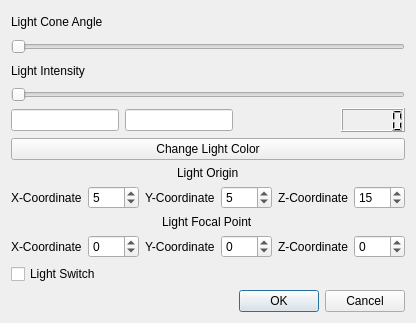
<?xml version="1.0" encoding="UTF-8"?>
<ui version="4.0">
 <class>Edit_Light</class>
 <widget class="QDialog" name="Edit_Light">
  <property name="enabled">
   <bool>true</bool>
  </property>
  <property name="geometry">
   <rect>
    <x>0</x>
    <y>0</y>
    <width>390</width>
    <height>323</height>
   </rect>
  </property>
  <property name="windowTitle">
   <string>Edit Light</string>
  </property>
  <layout class="QGridLayout" name="gridLayout">
   <item row="2" column="0">
    <widget class="QDialogButtonBox" name="buttonBox">
     <property name="orientation">
      <enum>Qt::Horizontal</enum>
     </property>
     <property name="standardButtons">
      <set>QDialogButtonBox::Cancel|QDialogButtonBox::Ok</set>
     </property>
    </widget>
   </item>
   <item row="0" column="0">
    <layout class="QVBoxLayout" name="verticalLayout_3">
     <item>
      <layout class="QVBoxLayout" name="verticalLayout_4">
       <item>
        <widget class="QLabel" name="label_10">
         <property name="text">
          <string>Light Cone Angle</string>
         </property>
        </widget>
       </item>
       <item>
        <widget class="QSlider" name="Light_Cone_Angle">
         <property name="maximum">
          <number>90</number>
         </property>
         <property name="orientation">
          <enum>Qt::Horizontal</enum>
         </property>
        </widget>
       </item>
      </layout>
     </item>
     <item>
      <layout class="QVBoxLayout" name="verticalLayout_5">
       <item>
        <widget class="QLabel" name="label_9">
         <property name="text">
          <string>Light Intensity</string>
         </property>
        </widget>
       </item>
       <item>
        <widget class="QSlider" name="Light_Intensity">
         <property name="maximum">
          <number>100</number>
         </property>
         <property name="orientation">
          <enum>Qt::Horizontal</enum>
         </property>
        </widget>
       </item>
      </layout>
     </item>
     <item>
      <layout class="QHBoxLayout" name="horizontalLayout_4">
       <item>
        <widget class="QLineEdit" name="LightName"/>
       </item>
       <item>
        <widget class="QLineEdit" name="Test"/>
       </item>
       <item>
        <spacer name="horizontalSpacer">
         <property name="orientation">
          <enum>Qt::Horizontal</enum>
         </property>
         <property name="sizeHint" stdset="0">
          <size>
           <width>40</width>
           <height>20</height>
          </size>
         </property>
        </spacer>
       </item>
       <item>
        <widget class="QLCDNumber" name="lcdNumber">
         <property name="minimumSize">
          <size>
           <width>64</width>
           <height>24</height>
          </size>
         </property>
         <property name="maximumSize">
          <size>
           <width>64</width>
           <height>24</height>
          </size>
         </property>
        </widget>
       </item>
      </layout>
     </item>
     <item>
      <widget class="QPushButton" name="Change_Light_Color">
       <property name="text">
        <string>Change Light Color</string>
       </property>
      </widget>
     </item>
     <item>
      <layout class="QVBoxLayout" name="verticalLayout_2">
       <item alignment="Qt::AlignHCenter|Qt::AlignVCenter">
        <widget class="QLabel" name="label_8">
         <property name="text">
          <string>Light Origin</string>
         </property>
        </widget>
       </item>
       <item>
        <layout class="QHBoxLayout" name="horizontalLayout_2">
         <item>
          <widget class="QLabel" name="label_7">
           <property name="text">
            <string>X-Coordinate</string>
           </property>
          </widget>
         </item>
         <item>
          <widget class="QSpinBox" name="Light_X_Coordinate_Origin">
           <property name="minimum">
            <number>-999</number>
           </property>
           <property name="maximum">
            <number>999</number>
           </property>
           <property name="value">
            <number>5</number>
           </property>
          </widget>
         </item>
         <item>
          <widget class="QLabel" name="label_5">
           <property name="text">
            <string>Y-Coordinate</string>
           </property>
          </widget>
         </item>
         <item>
          <widget class="QSpinBox" name="Light_Y_Coordinate_Origin">
           <property name="minimum">
            <number>-999</number>
           </property>
           <property name="maximum">
            <number>999</number>
           </property>
           <property name="value">
            <number>5</number>
           </property>
          </widget>
         </item>
         <item>
          <widget class="QLabel" name="label_6">
           <property name="text">
            <string>Z-Coordinate</string>
           </property>
          </widget>
         </item>
         <item>
          <widget class="QSpinBox" name="Light_Z_Coordinate_Origin">
           <property name="minimum">
            <number>-999</number>
           </property>
           <property name="maximum">
            <number>999</number>
           </property>
           <property name="value">
            <number>15</number>
           </property>
          </widget>
         </item>
        </layout>
       </item>
      </layout>
     </item>
     <item>
      <layout class="QVBoxLayout" name="verticalLayout">
       <item alignment="Qt::AlignHCenter">
        <widget class="QLabel" name="label">
         <property name="text">
          <string>Light Focal Point</string>
         </property>
        </widget>
       </item>
       <item>
        <layout class="QHBoxLayout" name="horizontalLayout">
         <item>
          <widget class="QLabel" name="label_2">
           <property name="text">
            <string>X-Coordinate</string>
           </property>
          </widget>
         </item>
         <item>
          <widget class="QSpinBox" name="Light_X_Coordinate_Focal_Point">
           <property name="minimum">
            <number>-999</number>
           </property>
           <property name="maximum">
            <number>999</number>
           </property>
          </widget>
         </item>
         <item>
          <widget class="QLabel" name="label_3">
           <property name="text">
            <string>Y-Coordinate</string>
           </property>
          </widget>
         </item>
         <item>
          <widget class="QSpinBox" name="Light_Y_Coordinate_Focal_Point">
           <property name="minimum">
            <number>-999</number>
           </property>
           <property name="maximum">
            <number>999</number>
           </property>
          </widget>
         </item>
         <item>
          <widget class="QLabel" name="label_4">
           <property name="text">
            <string>Z-Coordinate</string>
           </property>
          </widget>
         </item>
         <item>
          <widget class="QSpinBox" name="Light_Z_Coordinate_Focal_Point">
           <property name="minimum">
            <number>-999</number>
           </property>
           <property name="maximum">
            <number>999</number>
           </property>
          </widget>
         </item>
        </layout>
       </item>
      </layout>
     </item>
    </layout>
   </item>
   <item row="1" column="0">
    <widget class="QCheckBox" name="Light_Switch">
     <property name="text">
      <string>Light Switch</string>
     </property>
     <property name="checked">
      <bool>false</bool>
     </property>
    </widget>
   </item>
  </layout>
 </widget>
 <tabstops>
  <tabstop>Change_Light_Color</tabstop>
  <tabstop>Light_X_Coordinate_Origin</tabstop>
  <tabstop>Light_Y_Coordinate_Origin</tabstop>
  <tabstop>Light_Z_Coordinate_Origin</tabstop>
  <tabstop>Light_X_Coordinate_Focal_Point</tabstop>
  <tabstop>Light_Y_Coordinate_Focal_Point</tabstop>
  <tabstop>Light_Z_Coordinate_Focal_Point</tabstop>
 </tabstops>
 <resources/>
 <connections>
  <connection>
   <sender>buttonBox</sender>
   <signal>accepted()</signal>
   <receiver>Edit_Light</receiver>
   <slot>accept()</slot>
   <hints>
    <hint type="sourcelabel">
     <x>227</x>
     <y>301</y>
    </hint>
    <hint type="destinationlabel">
     <x>157</x>
     <y>274</y>
    </hint>
   </hints>
  </connection>
  <connection>
   <sender>buttonBox</sender>
   <signal>rejected()</signal>
   <receiver>Edit_Light</receiver>
   <slot>reject()</slot>
   <hints>
    <hint type="sourcelabel">
     <x>295</x>
     <y>307</y>
    </hint>
    <hint type="destinationlabel">
     <x>286</x>
     <y>274</y>
    </hint>
   </hints>
  </connection>
  <connection>
   <sender>Light_Cone_Angle</sender>
   <signal>valueChanged(int)</signal>
   <receiver>lcdNumber</receiver>
   <slot>display(int)</slot>
   <hints>
    <hint type="sourcelabel">
     <x>86</x>
     <y>45</y>
    </hint>
    <hint type="destinationlabel">
     <x>351</x>
     <y>119</y>
    </hint>
   </hints>
  </connection>
  <connection>
   <sender>Light_Intensity</sender>
   <signal>valueChanged(int)</signal>
   <receiver>lcdNumber</receiver>
   <slot>display(int)</slot>
   <hints>
    <hint type="sourcelabel">
     <x>164</x>
     <y>94</y>
    </hint>
    <hint type="destinationlabel">
     <x>345</x>
     <y>116</y>
    </hint>
   </hints>
  </connection>
 </connections>
</ui>
